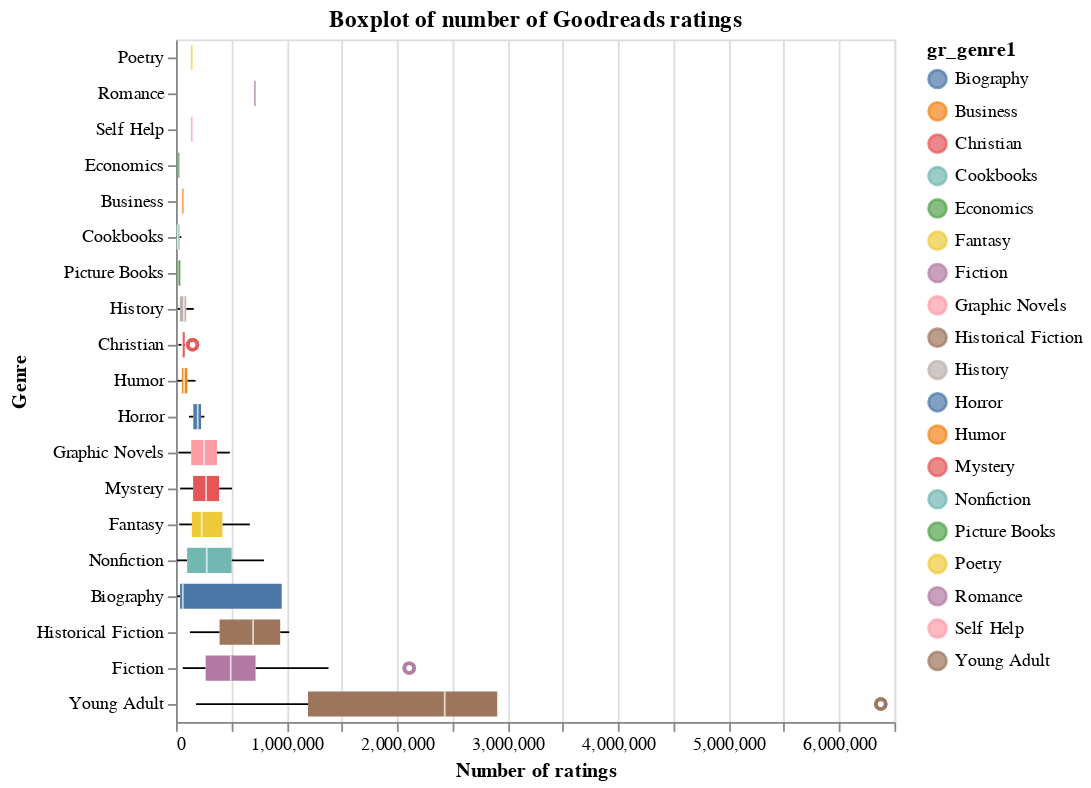

This figure's notebook cell:
### Code cell
boxplot_gd = alt.Chart(final, title = "Boxplot of number of Goodreads ratings").mark_boxplot().encode(
    alt.X("goodreads_num_ratings:Q", title = "Number of ratings"),
    alt.Y("gr_genre1:N", title = "Genre", sort = ["Poetry", "Romance", "Self Help", "Economics", "Business", 
        "Cookbooks", "Picture Books", "History", "Christian", "Humor", "Horror", "Graphic Novels", "Mystery", 
        "Fantasy", "Nonfiction", "Biography", "Historical Fiction", "Fiction", "Young Adult"]), 
    alt.Color("gr_genre1:N"))
boxplot_gd

### Figure 1 — Vega-Lite specification as saved in the notebook (floating-point values rounded to 4 significant figures; data arrays with more than 128 entries replaced by an {"elided": "..."} marker saying what was removed)
{"config": {"view": {"continuousWidth": 400, "continuousHeight": 300}}, "data": {"name": "data-32430c9fc5daefd27cebb5637feb4e19"}, "mark": "boxplot", "encoding": {"color": {"field": "gr_genre1", "type": "nominal"}, "x": {"field": "goodreads_num_ratings", "title": "Number of ratings", "type": "quantitative"}, "y": {"field": "gr_genre1", "sort": ["Poetry", "Romance", "Self Help", "Economics", "Business", "Cookbooks", "Picture Books", "History", "Christian", "Humor", "Horror", "Graphic Novels", "Mystery", "Fantasy", "Nonfiction", "Biography", "Historical Fiction", "Fiction", "Young Adult"], "title": "Genre", "type": "nominal"}}, "title": "Boxplot of number of Goodreads ratings", "$schema": "https://vega.github.io/schema/vega-lite/v4.17.0.json", "datasets": {"data-32430c9fc5daefd27cebb5637feb4e19": {"elided": "165 records"}}}
